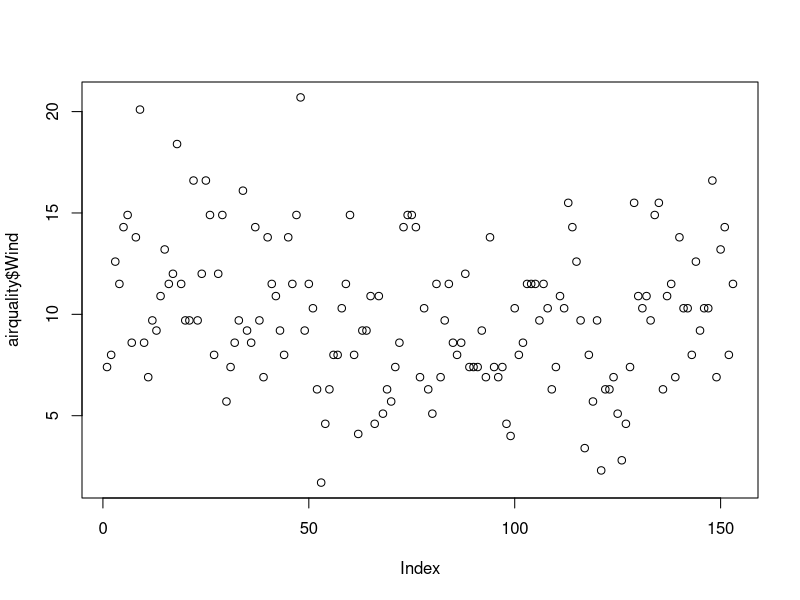
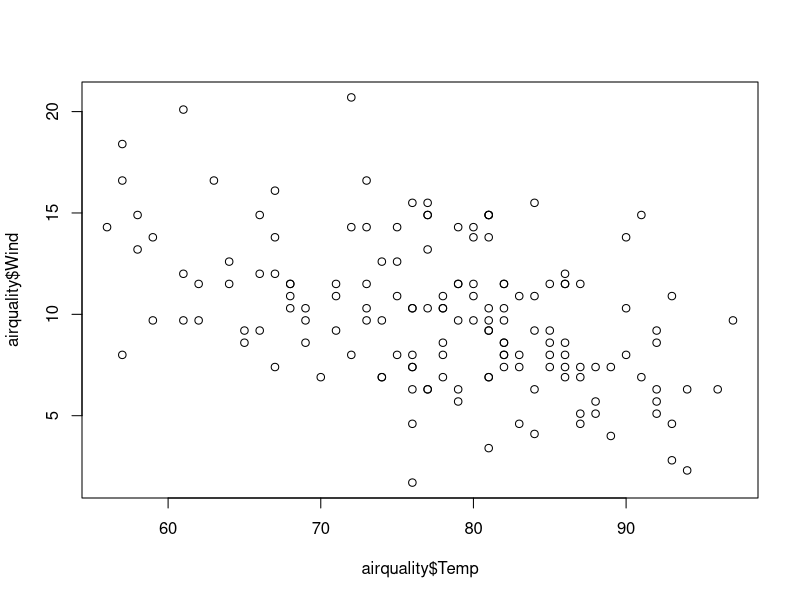
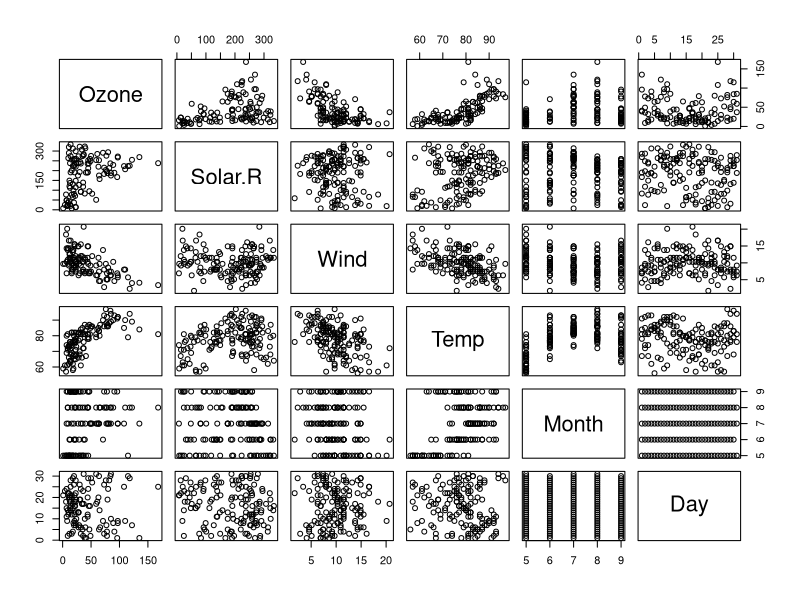
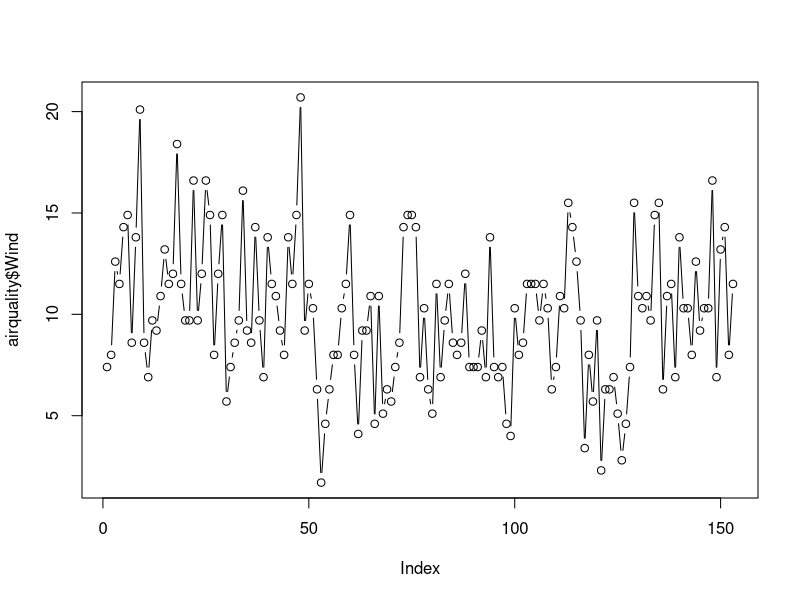
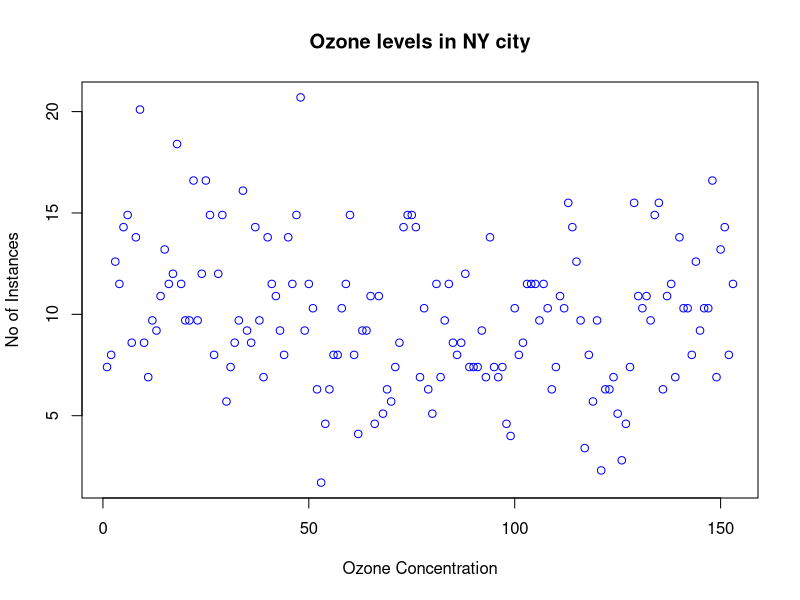
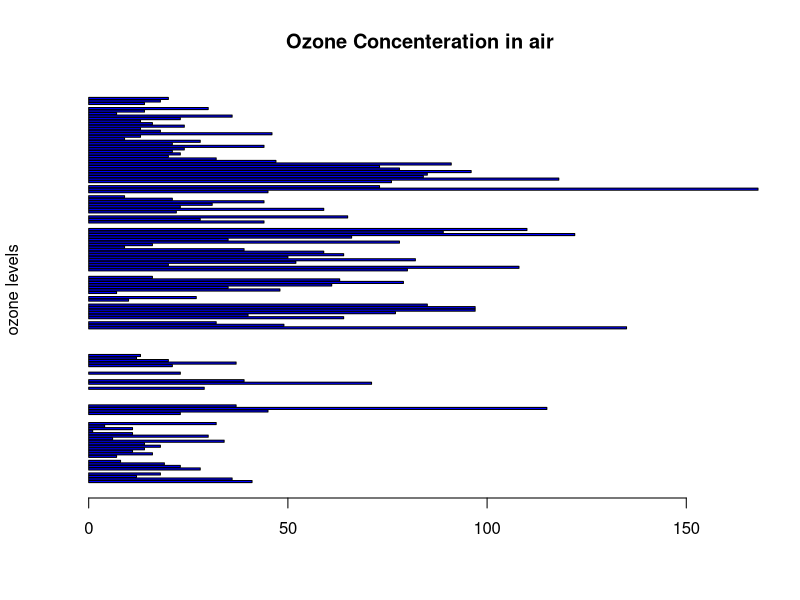
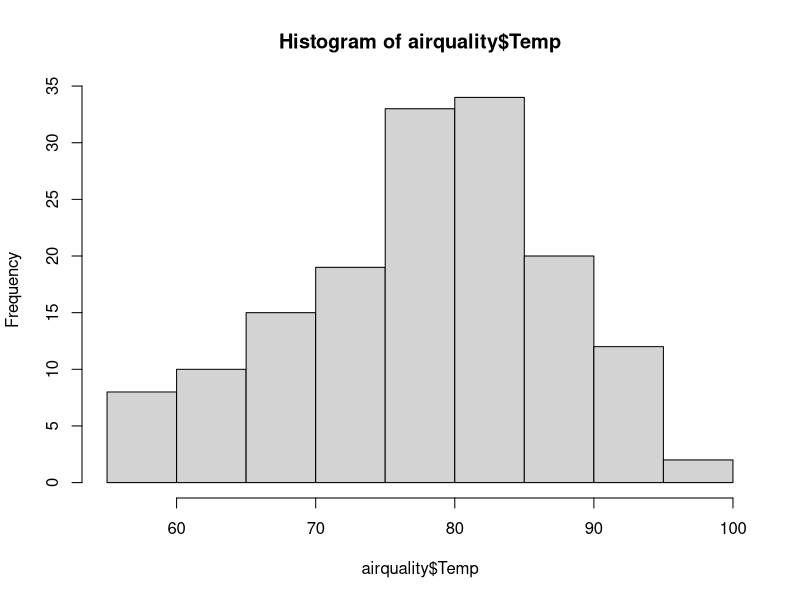
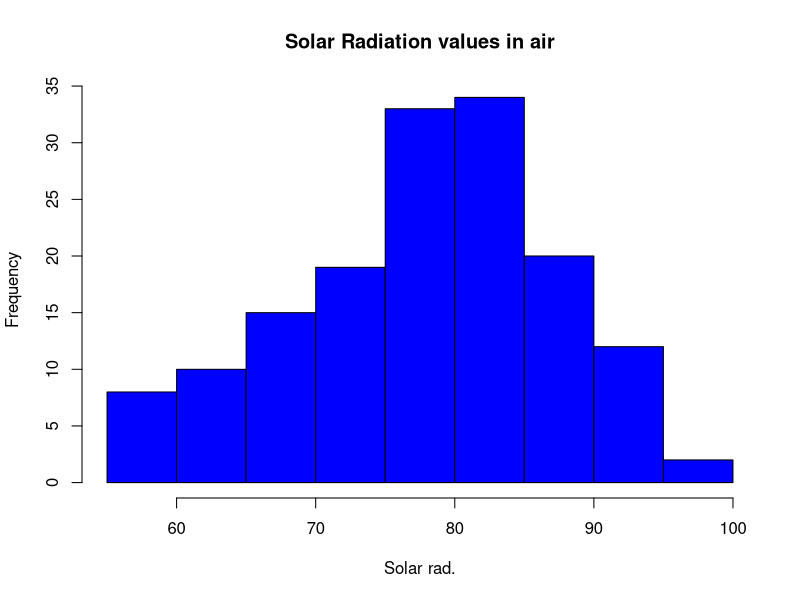

Recreate these plots in R, in order. (Note: this script raises an error after producing the figures.)
airquality <- datasets::airquality

####Top 10 rows and last 10 rows
head(airquality,10)
tail(airquality,10)

######Columns
airquality[,c(1,2)]
df<-airquality[,-6]
summary(airquality[,1])
airquality$Temp
summary(airquality$Temp)
###########Summary of the data#########
summary(airquality)
summary(airquality$Wind) 







#########Plots############
plot(airquality$Wind)

plot(airquality$Temp,airquality$Wind,type="p")

plot(airquality)

# points and lines 
plot(airquality$Wind, type= "b") # p: points, l: lines,b: both

plot(airquality$Wind, xlab = 'Ozone Concentration', 
     ylab = 'No of Instances', main = 'Ozone levels in NY city',
     col = 'blue')

# Horizontal bar plot
barplot(airquality$Ozone, main = 'Ozone Concenteration in air',
        ylab = 'ozone levels', col= 'blue',horiz = T,axes=T)

#Histogram
hist(airquality$Temp)

hist(airquality$Temp, 
     main = 'Solar Radiation values in air',
     xlab = 'Solar rad.', col='blue')

#Single box plot
boxplot(airquality$Wind,main="Boxplot")
boxplot.stats(airquality$Wind)$out



# Multiple box plots
boxplot(airquality[,1:4],main='Multiple')
#margin of the grid(mar), 
#no of rows and columns(mfrow), 
#whether a border is to be included(bty) 
#and position of the 
#labels(las: 1 for horizontal, las: 0 for vertical)
#bty - box around the plot
par(mfrow=c(3,3),mar=c(2,5,2,1),  las=0, bty="o")
plot(airquality$Ozone)
plot(airquality$Ozone, airquality$Wind)
plot(airquality$Ozone, type= "l")
plot(airquality$Ozone, type= "l")
plot(airquality$Ozone, type= "l")
barplot(airquality$Ozone, main = 'Ozone Concenteration in air',
        xlab = 'ozone levels', col='green',horiz = TRUE)
hist(airquality$Solar.R)
boxplot(airquality$Solar.R)
boxplot(airquality[,0:4], main='Multiple Box plots')


##Home work
e_quakes<-datasets::quakes
sd(airquality$Ozone,na.rm = T)

#var
#skewness
#kurtosis


e_quakes <- datasets::quakes

####Top 10 rows and last 10 rows
head(quakes,10)
tail(quakes,10)

######Columns
quakes[,c(1,2)]
df<-quakes[,-6]
summary(quakes[,1])
quakes$mag
summary(quakes$mag)
###########Summary of the data#########
summary(quakes)
summary(quakes$stations) 







#########Plots############
plot(quakes$depth)

plot(quakes$mag,quakes$stations,type="p")

plot(quakes)

# points and lines 
plot(quakes$stations, type= "b") # p: points, l: lines,b: both

plot(quakes$stations, xlab = 'mag Concentration', 
     ylab = 'No of Instances', main = 'mag levels in NY city',
     col = 'green')

# Horizontal bar plot
barplot(quakes$mag, main = 'mag Concenteration on earth',
        ylab = 'mag levels', col= 'green',horiz = T,axes=T)

#Histogram
hist(quakes$stations)

hist(quakes$stations, 
     main = 'lat values on earth',
     xlab = 'lat.', col='blue')

#Single box plot
boxplot(quakes$stations,main="Boxplot")
boxplot.stats(quakes$stations)$out



# Multiple box plots
boxplot(quakes[,1:4],main='Multiple')
#margin of the grid(mar), 
#no of rows and columns(mfrow), 
#whether a border is to be included(bty) 
#and position of the 
#labels(las: 1 for horizontal, las: 0 for vertical)
#bty - box around the plot
par(mfrow=c(3,3),mar=c(2,5,2,1),  las=0, bty="o")
plot(quakes$mag)
plot(quakes$mag, quakes$stations)
plot(quakes$mag, type= "l")
plot(quakes$mag, type= "l")
plot(quakes$mag, type= "l")
barplot(quakes$mag, main = 'mag Concenteration on earth',
        xlab = 'long levels', col='green',horiz = TRUE)
hist(quakes$mag)
boxplot(quakes$mag)
boxplot(quakes[,0:4], main='Multiple Box plots')
skewness(quakes)
kurtosis(quakes)






